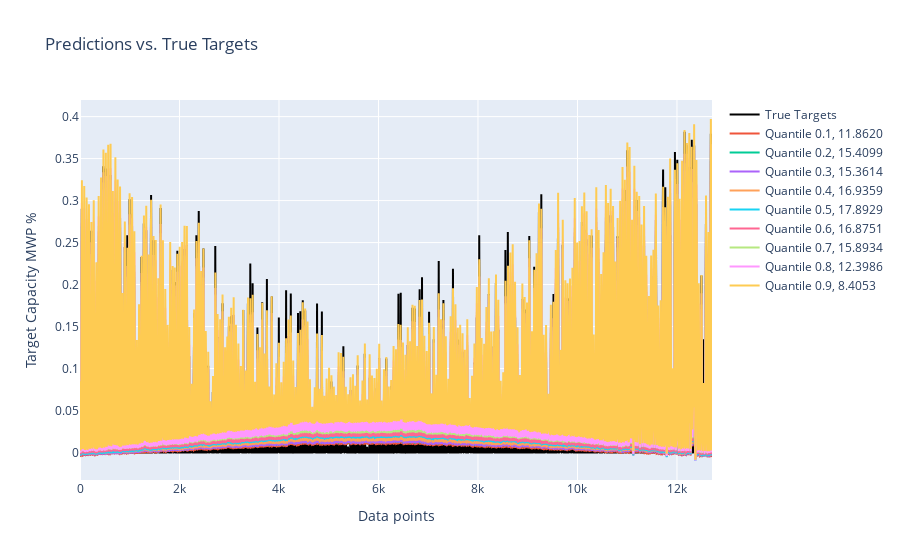

The notebook cell this image was saved under:
### Code cell
import plotly.graph_objects as go

# Plot the predictions vs. true targets with Plotly
y_test_numpy = y_test # Change to y_api if using full hist data for training
loss_all_quantiles = []

fig = go.Figure()
fig.add_trace(go.Scatter(y=y_test_numpy.flatten(), mode='lines', name='True Targets', marker=dict(color='black')))
for i in range(0, 9):
    y_pred = predictions[:, i]
    loss_q = mean_pinball_loss(y_test_numpy, y_pred, alpha= 0.1*(i+1)) * 2281.8743117295026
    fig.add_trace(go.Scatter(y=y_pred, mode='lines', name=f'Quantile 0.{i+1}, {loss_q:.4f}'))
    loss_all_quantiles.append(loss_q)

fig.update_layout(title='Predictions vs. True Targets',
                  xaxis_title='Data points',
                  yaxis_title='Target Capacity MWP %')

fig.show()
print((sum(loss_all_quantiles)/9).round(3))

### Figure 1 — Plotly figure (JSON) as saved in the notebook; plotly's stock layout.template omitted (floating-point values rounded to 4 significant figures; data arrays with more than 128 entries replaced by an {"elided": "..."} marker saying what was removed)
{"data": [{"marker": {"color": "black"}, "mode": "lines", "name": "True Targets", "type": "scatter", "y": {"elided": "12705 float values"}}, {"mode": "lines", "name": "Quantile 0.1, 11.8620", "type": "scatter", "y": {"elided": "12705 float values"}}, {"mode": "lines", "name": "Quantile 0.2, 15.4099", "type": "scatter", "y": {"elided": "12705 float values"}}, {"mode": "lines", "name": "Quantile 0.3, 15.3614", "type": "scatter", "y": {"elided": "12705 float values"}}, {"mode": "lines", "name": "Quantile 0.4, 16.9359", "type": "scatter", "y": {"elided": "12705 float values"}}, {"mode": "lines", "name": "Quantile 0.5, 17.8929", "type": "scatter", "y": {"elided": "12705 float values"}}, {"mode": "lines", "name": "Quantile 0.6, 16.8751", "type": "scatter", "y": {"elided": "12705 float values"}}, {"mode": "lines", "name": "Quantile 0.7, 15.8934", "type": "scatter", "y": {"elided": "12705 float values"}}, {"mode": "lines", "name": "Quantile 0.8, 12.3986", "type": "scatter", "y": {"elided": "12705 float values"}}, {"mode": "lines", "name": "Quantile 0.9, 8.4053", "type": "scatter", "y": {"elided": "12705 float values"}}], "layout": {"title": {"text": "Predictions vs. True Targets"}, "xaxis": {"title": {"text": "Data points"}}, "yaxis": {"title": {"text": "Target Capacity MWP %"}}}}
